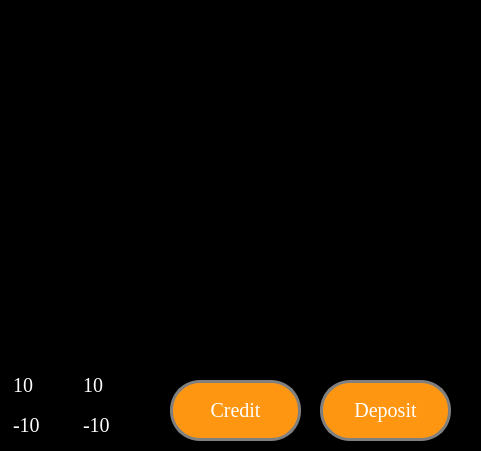
   <widget class="QFrame" name="frame_2">
    <property name="geometry">
     <rect>
      <x>510</x>
      <y>0</y>
      <width>481</width>
      <height>451</height>
     </rect>
    </property>
    <property name="font">
     <font>
      <family>Times New Roman</family>
      <pointsize>15</pointsize>
      <italic>false</italic>
      <bold>false</bold>
     </font>
    </property>
    <property name="styleSheet">
     <string notr="true"> background-color: rgb(0, 0, 0);</string>
    </property>
    <property name="frameShape">
     <enum>QFrame::StyledPanel</enum>
    </property>
    <property name="frameShadow">
     <enum>QFrame::Raised</enum>
    </property>
    <widget class="QCustomPlot" name="graph" native="true">
     <property name="geometry">
      <rect>
       <x>0</x>
       <y>0</y>
       <width>481</width>
       <height>361</height>
      </rect>
     </property>
     <property name="font">
      <font>
       <family>Times New Roman</family>
       <pointsize>15</pointsize>
       <italic>false</italic>
       <bold>false</bold>
      </font>
     </property>
    </widget>
    <widget class="QLineEdit" name="Xmax">
     <property name="geometry">
      <rect>
       <x>10</x>
       <y>370</y>
       <width>61</width>
       <height>31</height>
      </rect>
     </property>
     <property name="font">
      <font>
       <family>Times New Roman</family>
       <pointsize>15</pointsize>
       <italic>false</italic>
       <bold>false</bold>
      </font>
     </property>
     <property name="styleSheet">
      <string notr="true">   color: white;</string>
     </property>
     <property name="text">
      <string>10</string>
     </property>
     <property name="placeholderText">
      <string> X Max</string>
     </property>
    </widget>
    <widget class="QLineEdit" name="Xmin">
     <property name="geometry">
      <rect>
       <x>10</x>
       <y>410</y>
       <width>61</width>
       <height>31</height>
      </rect>
     </property>
     <property name="font">
      <font>
       <family>Times New Roman</family>
       <pointsize>15</pointsize>
       <italic>false</italic>
       <bold>false</bold>
      </font>
     </property>
     <property name="styleSheet">
      <string notr="true">   color: white;</string>
     </property>
     <property name="text">
      <string>-10</string>
     </property>
     <property name="placeholderText">
      <string> X Min</string>
     </property>
    </widget>
    <widget class="QLineEdit" name="Ymax">
     <property name="geometry">
      <rect>
       <x>80</x>
       <y>370</y>
       <width>61</width>
       <height>31</height>
      </rect>
     </property>
     <property name="font">
      <font>
       <family>Times New Roman</family>
       <pointsize>15</pointsize>
       <italic>false</italic>
       <bold>false</bold>
      </font>
     </property>
     <property name="styleSheet">
      <string notr="true">   color: white;</string>
     </property>
     <property name="text">
      <string>10</string>
     </property>
     <property name="placeholderText">
      <string> Y Max</string>
     </property>
    </widget>
    <widget class="QLineEdit" name="Ymin">
     <property name="geometry">
      <rect>
       <x>80</x>
       <y>410</y>
       <width>61</width>
       <height>31</height>
      </rect>
     </property>
     <property name="font">
      <font>
       <family>Times New Roman</family>
       <pointsize>15</pointsize>
       <italic>false</italic>
       <bold>false</bold>
      </font>
     </property>
     <property name="styleSheet">
      <string notr="true">   color: white;</string>
     </property>
     <property name="text">
      <string>-10</string>
     </property>
     <property name="placeholderText">
      <string> Y Min</string>
     </property>
    </widget>
    <widget class="QPushButton" name="pushButton_credit">
     <property name="geometry">
      <rect>
       <x>170</x>
       <y>380</y>
       <width>131</width>
       <height>61</height>
      </rect>
     </property>
     <property name="font">
      <font>
       <family>Times New Roman</family>
       <pointsize>15</pointsize>
       <italic>false</italic>
       <bold>false</bold>
      </font>
     </property>
     <property name="mouseTracking">
      <bool>false</bool>
     </property>
     <property name="styleSheet">
      <string notr="true">QPushButton {
   border: 3px solid gray rgb(255, 209, 0);
   color: white;
   border-radius: 30px;
   background-color: rgb(255, 150, 17);
}
QPushButton:pressed {
    background-color: qlineargradient(x1: 0, y1: 0, x2: 0, y2: 1,
                                      stop: 0 #FF7832, stop: 1 #FF9739);
}</string>
     </property>
     <property name="text">
      <string>Credit</string>
     </property>
    </widget>
    <widget class="QPushButton" name="pushButton_deposit">
     <property name="geometry">
      <rect>
       <x>320</x>
       <y>380</y>
       <width>131</width>
       <height>61</height>
      </rect>
     </property>
     <property name="font">
      <font>
       <family>Times New Roman</family>
       <pointsize>15</pointsize>
       <italic>false</italic>
       <bold>false</bold>
      </font>
     </property>
     <property name="mouseTracking">
      <bool>false</bool>
     </property>
     <property name="styleSheet">
      <string notr="true">QPushButton {
   border: 3px solid gray rgb(255, 209, 0);
   color: white;
   border-radius: 30px;
   background-color: rgb(255, 150, 17);
}
QPushButton:pressed {
    background-color: qlineargradient(x1: 0, y1: 0, x2: 0, y2: 1,
                                      stop: 0 #FF7832, stop: 1 #FF9739);
}</string>
     </property>
     <property name="text">
      <string>Deposit</string>
     </property>
    </widget>
   </widget>
